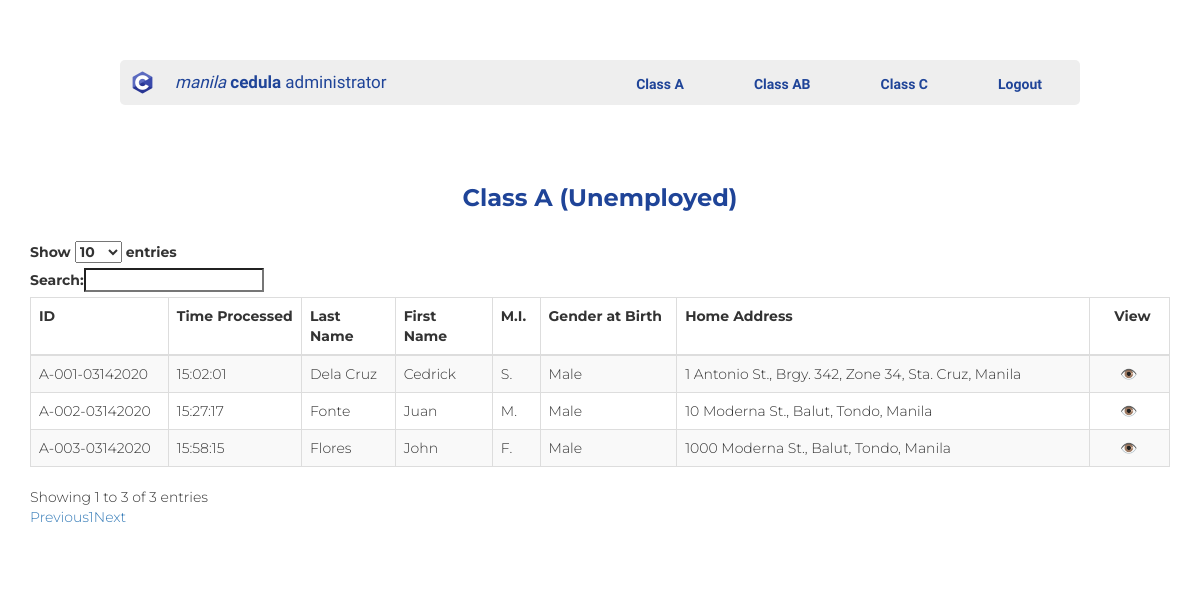
Before: /admin_class_a.php (signed in) with the older database file.
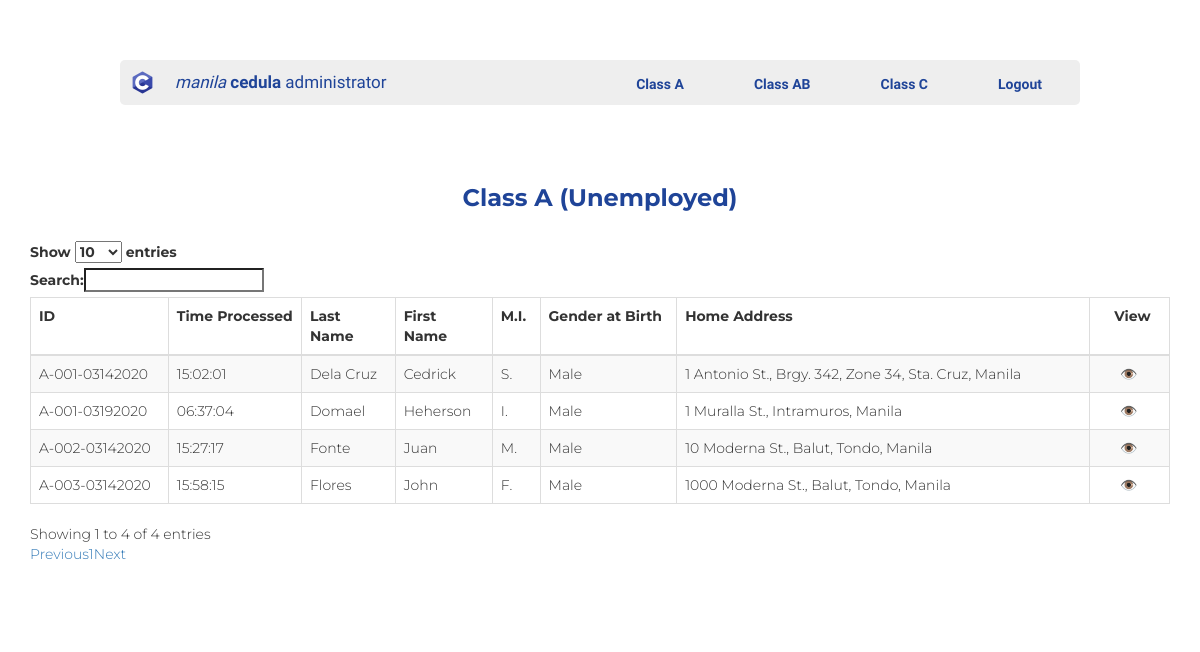
After: the same page with the newer database file.
### tables this page shows
CREATE TABLE `classa` (
  `ID` int(11) NOT NULL,
  `queueNo` varchar(14) NOT NULL,
  `firstName` varchar(50) NOT NULL,
  `middle` varchar(5) NOT NULL,
  `lastName` varchar(30) NOT NULL,
  `homeAddress` varchar(100) NOT NULL,
  `dateOfBirth` date NOT NULL,
  `placeOfBirth` varchar(100) NOT NULL,
  `civilStatus` varchar(20) NOT NULL,
  `gender` varchar(20) NOT NULL,
  `dateProcessed` date NOT NULL,
  `timeProcessed` time NOT NULL
);

### admin_class_a_table.php (the view, shortened to what this page needs)
<thead>
     <tr>
          <td><b>ID</b></td>
          <td><b>Time Processed</b></td>
          <td><b>Last Name</b></td>
          <td><b>First Name</b></td>
          <td><b>M.I.</b></td>
          <td><b>Gender at Birth</b></td>
          <td><b>Home Address</b></td>
          <td><b>&nbsp;&nbsp;&nbsp;&nbsp;View</b></td>
     </tr>
</thead>
<?php
     $con = mysqli_connect('localhost', 'root', '');
     mysqli_select_db($con, 'cedula');
     $sortTable="SELECT * FROM classa ORDER BY id DESC";
     $sortedTable = mysqli_query($con, $sortTable);
     while($row = mysqli_fetch_array($sortedTable))
     {
          echo '
          <tr>
               <td>'.$row["queueNo"].' </td>
               <td>'.$row["timeProcessed"].'</td>
               <td>'.$row["lastName"].'</td>
               <td>'.$row["firstName"].'</td>
               <td>'.$row["middle"].'</td>
               <td>'.$row["gender"].'</td>
               <td>'.$row["homeAddress"].'</td>
               <td>&nbsp;&nbsp;&nbsp;&nbsp;&nbsp;&nbsp;<a href="">👁️</a>&nbsp;&nbsp;&nbsp;&nbsp;</td>
          </tr>
          ';
     }
?>

### admin_class_a.php (shortened to what this page needs)
<!DOCTYPE html>
<html style="background-color: white;">
     <head>
          <link rel="stylesheet" href="https://maxcdn.bootstrapcdn.com/bootstrap/3.3.6/css/bootstrap.min.css" />
          <link rel="stylesheet" href="https://cdn.datatables.net/1.10.12/css/dataTables.bootstrap.min.css" />
          <link rel="stylesheet" href="style.css" />
     </head>
     <body>
     <div class="adminclass">
        <div class="container_all">
                <div class="navbaradmin">
                    <div class="logoadmin-pic"><img src="img/Clogo.png" height="25px" width="25px"></div>
                    <div class="logoadmin"><a href=""><i>manila</i>&nbsp;<b>cedula</b>&nbsp;administrator</a></div>
                <div class="menuadmin">
                    <ul class="navbaradmin_ul">
                    <li><a  class="btn" href="admin_class_a.php"><b>Class A</b></a></li>
                    <li><a  class="btn" href="admin_class_ab.php"><b>Class AB</b></a></li>
                    <li><a  class="btn" href="admin_class_c.php"><b>Class C</b></a></li>
                    <li><a  class="btn" href="logout.php"><b>Logout</b></a></li>
                    </ul>
                </div>
            </div>
        </div>
          <div class="container" style="font-family: 'Montserrat';">
               <h3 align="center" style="color: #1f4498"><b>Class A (Unemployed)</b></h3>
               <br />
               <div class="table-responsive">
                    <table id="class_a_data" class="table table-striped table-bordered">
                         <?php
                         include 'admin_class_a_table.php';
                         ?>
                    </table>  <br><br><br>
               </div>
          </div>
     </body>
</html>

Changed rows visible on the page:
added classa: queueNo "A-001-03192020", timeProcessed "06:37:04", lastName "Domael", firstName "Heherson", middle "I.", gender "Male", homeAddress "1 Muralla St., Intramuros, Manila"
Other visible differences:
text written by a page script: "Show entries Search: Showing 1 to 3 of 3 entries Previous 1 Next" → "Show entries Search: Showing 1 to 4 of 4 entries Previous 1 Next"
